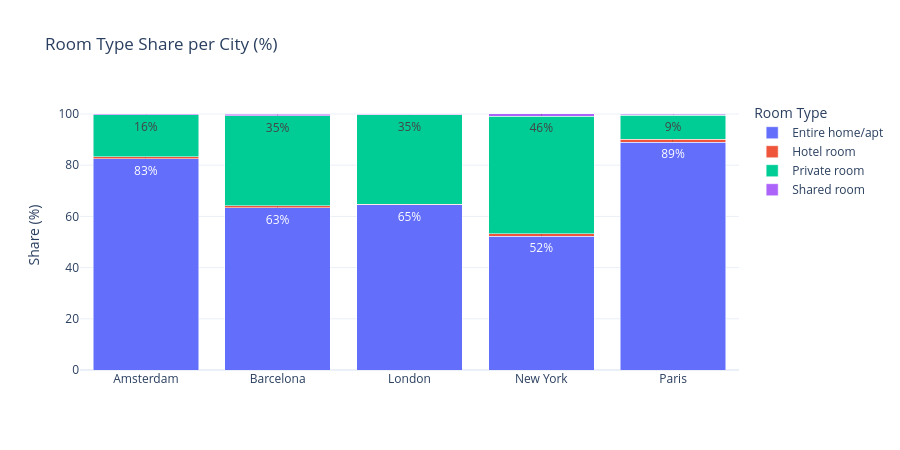

The notebook cell saved with this chart:
### Code cell
# Interactive chart: room type share per city
room_share = (
    df.groupby(["city", "room_type"])
    .size()
    .reset_index(name="count")
)
room_share["pct"] = room_share.groupby("city")["count"].transform(
    lambda x: x / x.sum() * 100
).round(1)

fig = px.bar(
    room_share, x="city", y="pct", color="room_type",
    barmode="stack",
    title="Room Type Share per City (%)",
    labels={"pct": "Share (%)", "city": "", "room_type": "Room Type"},
    template="plotly_white",
    height=450,
    text="pct",
)
fig.update_traces(texttemplate="%{text:.0f}%", textposition="inside")
fig.show()

### Figure 1 — Plotly figure (JSON) as saved in the notebook; plotly's stock layout.template omitted (floating-point values rounded to 4 significant figures)
{"data": [{"hovertemplate": "Room Type=Entire home/apt<br>=%{x}<br>Share (%)=%{text}<extra></extra>", "legendgroup": "Entire home/apt", "marker": {"color": "#636efa", "pattern": {"shape": ""}}, "name": "Entire home/apt", "orientation": "v", "showlegend": true, "text": [82.6, 63.4, 64.6, 52.2, 89.0], "textposition": "inside", "texttemplate": "%{text:.0f}%", "type": "bar", "x": ["Amsterdam", "Barcelona", "London", "New York", "Paris"], "xaxis": "x", "y": [82.6, 63.4, 64.6, 52.2, 89.0], "yaxis": "y"}, {"hovertemplate": "Room Type=Hotel room<br>=%{x}<br>Share (%)=%{text}<extra></extra>", "legendgroup": "Hotel room", "marker": {"color": "#EF553B", "pattern": {"shape": ""}}, "name": "Hotel room", "orientation": "v", "showlegend": true, "text": [0.8, 0.7, 0.1, 1.0, 1.2], "textposition": "inside", "texttemplate": "%{text:.0f}%", "type": "bar", "x": ["Amsterdam", "Barcelona", "London", "New York", "Paris"], "xaxis": "x", "y": [0.8, 0.7, 0.1, 1.0, 1.2], "yaxis": "y"}, {"hovertemplate": "Room Type=Private room<br>=%{x}<br>Share (%)=%{text}<extra></extra>", "legendgroup": "Private room", "marker": {"color": "#00cc96", "pattern": {"shape": ""}}, "name": "Private room", "orientation": "v", "showlegend": true, "text": [16.4, 35.2, 35.0, 46.0, 9.4], "textposition": "inside", "texttemplate": "%{text:.0f}%", "type": "bar", "x": ["Amsterdam", "Barcelona", "London", "New York", "Paris"], "xaxis": "x", "y": [16.4, 35.2, 35.0, 46.0, 9.4], "yaxis": "y"}, {"hovertemplate": "Room Type=Shared room<br>=%{x}<br>Share (%)=%{text}<extra></extra>", "legendgroup": "Shared room", "marker": {"color": "#ab63fa", "pattern": {"shape": ""}}, "name": "Shared room", "orientation": "v", "showlegend": true, "text": [0.3, 0.7, 0.2, 1.0, 0.4], "textposition": "inside", "texttemplate": "%{text:.0f}%", "type": "bar", "x": ["Amsterdam", "Barcelona", "London", "New York", "Paris"], "xaxis": "x", "y": [0.3, 0.7, 0.2, 1.0, 0.4], "yaxis": "y"}], "layout": {"barmode": "stack", "height": 450, "legend": {"title": {"text": "Room Type"}, "tracegroupgap": 0}, "title": {"text": "Room Type Share per City (%)"}, "xaxis": {"anchor": "y", "domain": [0, 1], "title": {"text": ""}}, "yaxis": {"anchor": "x", "domain": [0, 1], "title": {"text": "Share (%)"}}}}
